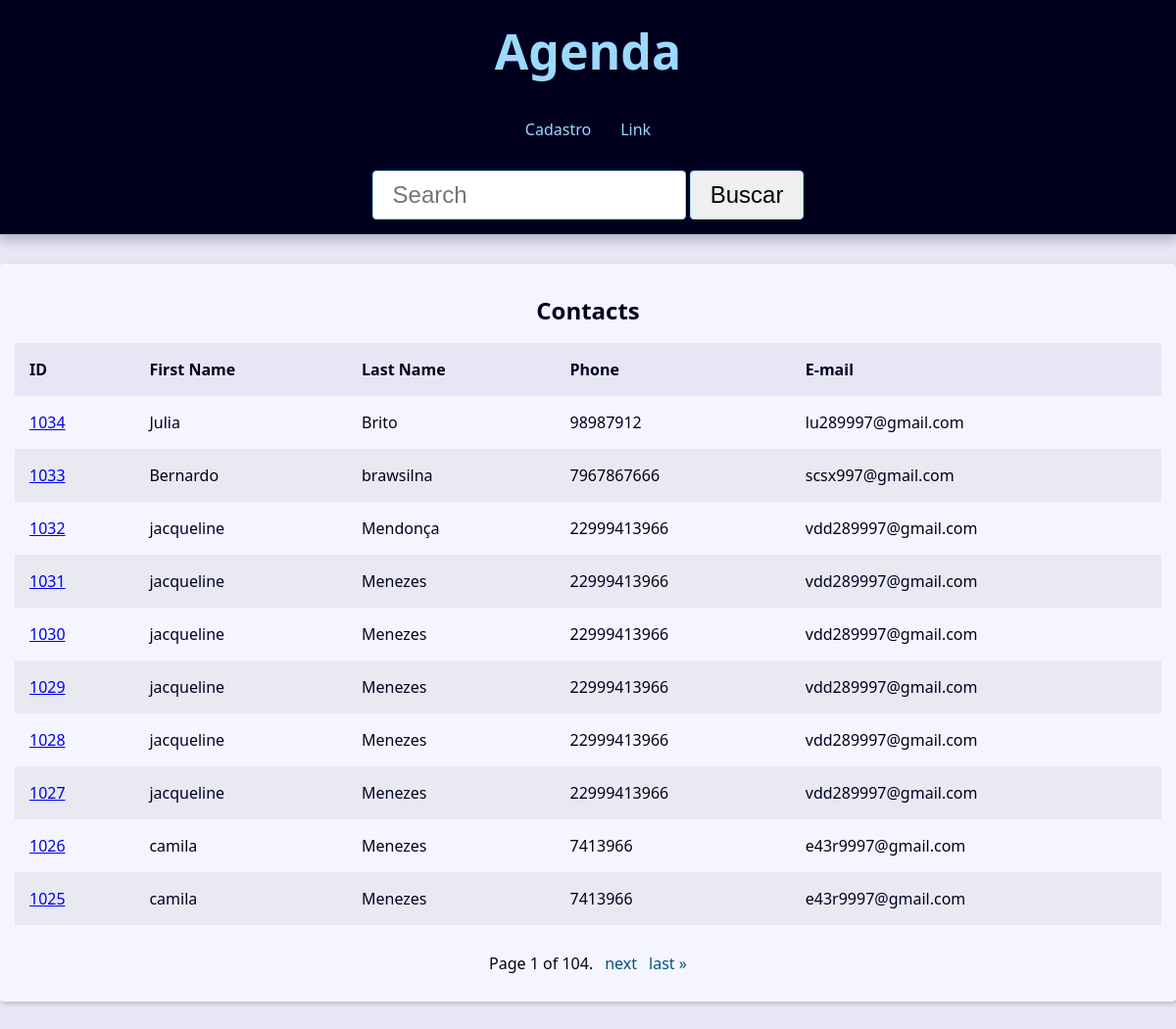
The page / on the database its author committed.
### contact/models.py (models this page shows, shortened)
class Contact(models.Model):
    first_name = models.CharField(max_length=50)
    last_name = models.CharField(max_length=50, blank=True)
    phone = models.CharField(max_length=50)
    email = models.EmailField(max_length=254, blank=True)
    created_date = models.DateTimeField(default=timezone.now)
    description = models.TextField(blank=True)
    show = models.BooleanField(default=True)
    picture = models.ImageField(blank=True, upload_to='pictures/%Y/%M/%D/')
    category = models.ForeignKey(Category, on_delete=models.SET_NULL, null=True, blank=True)
    owner = models.ForeignKey(User, on_delete=models.SET_NULL, null=True, blank=True)

### contact/views/contact_views.py (the view)
# urls.py: path('', views.index, name='index'),
def index(request):
    contacts = Contact.objects\
        .filter(show=True)\
        .order_by('-id')
    paginator = Paginator(contacts, 10)
    page_number = request.GET.get("page")
    page_obj = paginator.get_page(page_number)
    context={
        'page_obj': page_obj,
        'contacts': contacts,
    }
    return render(
        request,
        'contact/index.html',
        context
    )

### contact/templates/contact/index.html
{% extends 'global/base.html' %}
{% block content%}
{% if page_obj %}
    <div class='responsive-table'>
        <table class='contacts-table'>
            <caption class='table-caption'>
                Contacts
            </caption>
            <thead>
                <tr class='table-row table-row-header'>
                    <th class='table-header'>ID</th>
                    <th class='table-header'>First Name</th>
                    <th class='table-header'>Last Name</th>
                    <th class='table-header'>Phone</th>
                    <th class='table-header'>E-mail</th>
            </thead>
            <tbody>
                {% for contact in page_obj %}
                    <tr class='table-row'>
                        <td class='table-cel'>
                            <a class='table=link'
                               href="{% url "contact:contact" contact.id %}">
                                {{contact.id}}
                            </a>
                        </td>
                        <td class='table-cel'>
                            {{contact.first_name}}
                        </td>
                        <td class='table-cel'>
                            {{contact.last_name}}
                        </td>
                        <td class='table-cel'>
                            {{contact.phone}}
                        </td>
                        <td class='table-cel'>
                            {{contact.email}}
                        </td>
                {% endfor %}
            </tbody>
        </table>
    </div>
    {% else %}
    <div class="single-contact">
      <h1 class="single-contact-name">
        Nenhum contato encontrado.
      </h1>
    </div>
  {% endif %}
{% endblock content%}

### base_static/global/css/style.css (style rules this page uses)
:root { --spacing: 1.5rem; --link-dark-color: rgb(0, 83, 134); --link-light-color: rgb(156, 217, 255); --clr-white: rgb(245, 245, 255); --clr-black: rgb(0, 0, 30); --clr-light-gray: rgb(230, 230, 245); --clr-dark-shadow-5: rgba(0, 0, 10, 5%); --clr-dark-shadow-10: rgba(0, 0, 10, 10%); --clr-dark-shadow-20: rgba(0, 0, 10, 20%); --clr-light-shadow-5: rgba(200, 200, 255, 5%); --clr-light-shadow-10: rgba(200, 200, 255, 10%); --clr-light-shadow-20: rgba(200, 200, 255, 20%); --main-page-width: 120rem; --table-min-width: 60rem; --biggest-font-size: 5rem; --bigger-font-size: 4rem; --big-font-size: 3.2rem; --medium-font-size: 2.4rem; --small-font-size: 1.6rem; --smaller-font-size: 1.4rem; --smallest-font-size: 1.2rem; --transition-fast: 300ms; --transition-medium: 600ms; --transition-slow: 1s; --default-border-radius: 4px; }
*, *::before, *::after { margin: 0; padding: 0; box-sizing: border-box; }
html { font-size: 62.5%; }
body { font-family: system-ui, -apple-system, BlinkMacSystemFont, 'Segoe UI', Roboto, Oxygen, Ubuntu, Cantarell, 'Open Sans', 'Helvetica Neue', sans-serif; line-height: 1.5; font-size: var(--small-font-size); color: var(--clr-black); -webkit-font-smoothing: antialiased; background: var(--clr-light-gray); }
.responsive-table { width: 100%; overflow-x: auto; }
.contacts-table { width: 100%; min-width: var(--table-min-width); border-collapse: collapse; }
.table-caption { font-size: var(--medium-font-size); font-weight: bold; padding: var(--spacing); }
.table-row { text-align: left; text-overflow: ellipsis; transition: background-color var(--transition-fast) ease-in-out; }
.table-row:nth-of-type(2n) { background: var(--clr-dark-shadow-5); }
.table-row-header { background: var(--clr-light-gray); color: var(--clr-black); }
.table-cel, .table-header { padding: var(--spacing); }

### rows shown on the page
Contact: id "1034", first_name "Julia", last_name "Brito", phone "98987912", email "lu289997@gmail.com"
Contact: id "1033", first_name "Bernardo", last_name "brawsilna", phone "7967867666", email "scsx997@gmail.com"
Contact: id "1032", first_name "jacqueline", last_name "Mendonça", phone "22999413966", email "vdd289997@gmail.com"
Contact: id "1031", first_name "jacqueline", last_name "Menezes", phone "22999413966", email "vdd289997@gmail.com"
Contact: id "1030", first_name "jacqueline", last_name "Menezes", phone "22999413966", email "vdd289997@gmail.com"
Contact: id "1029", first_name "jacqueline", last_name "Menezes", phone "22999413966", email "vdd289997@gmail.com"
Contact: id "1028", first_name "jacqueline", last_name "Menezes", phone "22999413966", email "vdd289997@gmail.com"
Contact: id "1027", first_name "jacqueline", last_name "Menezes", phone "22999413966", email "vdd289997@gmail.com"
Contact: id "1026", first_name "camila", last_name "Menezes", phone "7413966", email "e43r9997@gmail.com"
Contact: id "1025", first_name "camila", last_name "Menezes", phone "7413966", email "e43r9997@gmail.com"

### other values the page prints
{{ page_obj.number }} "1"
{{ page_obj.paginator.num_pages }} "104"
